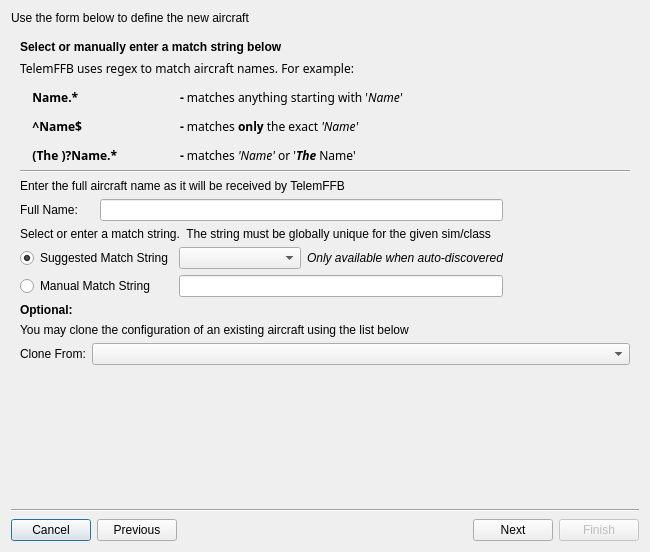
<?xml version="1.0" encoding="UTF-8"?>
<ui version="4.0">
 <class>NewAircraftWizard</class>
 <widget class="QDialog" name="NewAircraftWizard">
  <property name="geometry">
   <rect>
    <x>0</x>
    <y>0</y>
    <width>650</width>
    <height>552</height>
   </rect>
  </property>
  <property name="sizePolicy">
   <sizepolicy hsizetype="Preferred" vsizetype="Minimum">
    <horstretch>0</horstretch>
    <verstretch>0</verstretch>
   </sizepolicy>
  </property>
  <property name="windowTitle">
   <string>New Aircraft Wizard</string>
  </property>
  <layout class="QGridLayout" name="gridLayout">
   <item row="3" column="0">
    <layout class="QVBoxLayout" name="verticalLayout">
     <item>
      <widget class="Line" name="line_3">
       <property name="sizePolicy">
        <sizepolicy hsizetype="Minimum" vsizetype="Fixed">
         <horstretch>0</horstretch>
         <verstretch>0</verstretch>
        </sizepolicy>
       </property>
       <property name="minimumSize">
        <size>
         <width>0</width>
         <height>5</height>
        </size>
       </property>
       <property name="orientation">
        <enum>Qt::Horizontal</enum>
       </property>
      </widget>
     </item>
     <item>
      <layout class="QHBoxLayout" name="horizontalLayout_4">
       <item>
        <widget class="StyledButton" name="pb_cancel">
         <property name="sizePolicy">
          <sizepolicy hsizetype="Maximum" vsizetype="Fixed">
           <horstretch>0</horstretch>
           <verstretch>0</verstretch>
          </sizepolicy>
         </property>
         <property name="text">
          <string>Cancel</string>
         </property>
        </widget>
       </item>
       <item>
        <widget class="StyledButton" name="pb_previous">
         <property name="sizePolicy">
          <sizepolicy hsizetype="Maximum" vsizetype="Fixed">
           <horstretch>0</horstretch>
           <verstretch>0</verstretch>
          </sizepolicy>
         </property>
         <property name="text">
          <string>Previous</string>
         </property>
        </widget>
       </item>
       <item>
        <spacer name="horizontalSpacer">
         <property name="orientation">
          <enum>Qt::Horizontal</enum>
         </property>
         <property name="sizeHint" stdset="0">
          <size>
           <width>40</width>
           <height>20</height>
          </size>
         </property>
        </spacer>
       </item>
       <item>
        <widget class="StyledButton" name="pb_next">
         <property name="sizePolicy">
          <sizepolicy hsizetype="Maximum" vsizetype="Fixed">
           <horstretch>0</horstretch>
           <verstretch>0</verstretch>
          </sizepolicy>
         </property>
         <property name="text">
          <string>Next</string>
         </property>
        </widget>
       </item>
       <item>
        <widget class="StyledButton" name="pb_finish">
         <property name="enabled">
          <bool>false</bool>
         </property>
         <property name="sizePolicy">
          <sizepolicy hsizetype="Maximum" vsizetype="Fixed">
           <horstretch>0</horstretch>
           <verstretch>0</verstretch>
          </sizepolicy>
         </property>
         <property name="text">
          <string>Finish</string>
         </property>
        </widget>
       </item>
      </layout>
     </item>
    </layout>
   </item>
   <item row="0" column="0">
    <widget class="QLabel" name="label">
     <property name="sizePolicy">
      <sizepolicy hsizetype="MinimumExpanding" vsizetype="Preferred">
       <horstretch>0</horstretch>
       <verstretch>0</verstretch>
      </sizepolicy>
     </property>
     <property name="text">
      <string>&lt;html&gt;&lt;head/&gt;&lt;body&gt;&lt;p&gt;Use the form below to define the new aircraft&lt;/p&gt;&lt;/body&gt;&lt;/html&gt;</string>
     </property>
    </widget>
   </item>
   <item row="1" column="0">
    <widget class="QStackedWidget" name="stackedWidget">
     <property name="sizePolicy">
      <sizepolicy hsizetype="Preferred" vsizetype="Minimum">
       <horstretch>0</horstretch>
       <verstretch>0</verstretch>
      </sizepolicy>
     </property>
     <property name="minimumSize">
      <size>
       <width>475</width>
       <height>260</height>
      </size>
     </property>
     <property name="currentIndex">
      <number>2</number>
     </property>
     <widget class="QWidget" name="pg_sim">
      <layout class="QGridLayout" name="gridLayout_2">
       <item row="0" column="0" colspan="2">
        <widget class="QLabel" name="label_1">
         <property name="text">
          <string>&lt;html&gt;&lt;head/&gt;&lt;body&gt;&lt;p&gt;&lt;span style=&quot; font-weight:700;&quot;&gt;Select from the supported simulators below&lt;/span&gt;&lt;/p&gt;&lt;p&gt;Simulators that are not enabled in System Settings will not appear&lt;/p&gt;&lt;/body&gt;&lt;/html&gt;</string>
         </property>
        </widget>
       </item>
       <item row="1" column="0" colspan="2">
        <widget class="Line" name="line">
         <property name="orientation">
          <enum>Qt::Horizontal</enum>
         </property>
        </widget>
       </item>
       <item row="2" column="0" colspan="2">
        <layout class="QHBoxLayout" name="horizontalLayout">
         <item>
          <widget class="QLabel" name="label_4">
           <property name="sizePolicy">
            <sizepolicy hsizetype="Minimum" vsizetype="Preferred">
             <horstretch>0</horstretch>
             <verstretch>0</verstretch>
            </sizepolicy>
           </property>
           <property name="text">
            <string>Simulator:</string>
           </property>
          </widget>
         </item>
         <item>
          <widget class="QComboBox" name="cb_sim">
           <property name="sizePolicy">
            <sizepolicy hsizetype="Expanding" vsizetype="Fixed">
             <horstretch>0</horstretch>
             <verstretch>0</verstretch>
            </sizepolicy>
           </property>
          </widget>
         </item>
         <item>
          <spacer name="horizontalSpacer_2">
           <property name="orientation">
            <enum>Qt::Horizontal</enum>
           </property>
           <property name="sizeHint" stdset="0">
            <size>
             <width>27</width>
             <height>19</height>
            </size>
           </property>
          </spacer>
         </item>
        </layout>
       </item>
       <item row="4" column="0">
        <widget class="QLabel" name="label_6">
         <property name="sizePolicy">
          <sizepolicy hsizetype="MinimumExpanding" vsizetype="Preferred">
           <horstretch>0</horstretch>
           <verstretch>0</verstretch>
          </sizepolicy>
         </property>
         <property name="text">
          <string>&lt;html&gt;&lt;head/&gt;&lt;body&gt;&lt;p&gt;&lt;span style=&quot; font-weight:700;&quot;&gt;Note:&lt;/span&gt; It is possible to manually create a new aircraft profile using this wizard.&lt;/p&gt;&lt;p&gt;However, it is &lt;span style=&quot; font-style:italic;&quot;&gt;recommended&lt;/span&gt; to let TelemFFB auto-discover a new aircraft when you load it for the first time since it can be difficult to know the exact &amp;quot;name&amp;quot; that a given simulator/aircraft will present via the telemetry.&lt;/p&gt;&lt;p&gt;This wizard will pop when a new aircraft is detected, pre-populated with the simulator and detected aircraft name.&lt;/p&gt;&lt;/body&gt;&lt;/html&gt;</string>
         </property>
         <property name="wordWrap">
          <bool>true</bool>
         </property>
        </widget>
       </item>
       <item row="3" column="0">
        <spacer name="verticalSpacer">
         <property name="orientation">
          <enum>Qt::Vertical</enum>
         </property>
         <property name="sizeHint" stdset="0">
          <size>
           <width>20</width>
           <height>22</height>
          </size>
         </property>
        </spacer>
       </item>
      </layout>
     </widget>
     <widget class="QWidget" name="pg_class">
      <layout class="QGridLayout" name="gridLayout_3">
       <item row="0" column="0">
        <widget class="QLabel" name="lbl_class_page">
         <property name="text">
          <string>&lt;html&gt;&lt;head/&gt;&lt;body&gt;&lt;p&gt;&lt;span style=&quot; font-weight:700;&quot;&gt;Select the category for the aircraft from the list below&lt;/span&gt;&lt;/p&gt;&lt;p&gt;All supported aircraft types for &amp;lt;sim&amp;gt; are listed&lt;/p&gt;&lt;/body&gt;&lt;/html&gt;</string>
         </property>
        </widget>
       </item>
       <item row="1" column="0">
        <widget class="Line" name="line_4">
         <property name="orientation">
          <enum>Qt::Horizontal</enum>
         </property>
        </widget>
       </item>
       <item row="2" column="0">
        <layout class="QHBoxLayout" name="horizontalLayout_2">
         <item>
          <widget class="QLabel" name="label_5">
           <property name="sizePolicy">
            <sizepolicy hsizetype="Minimum" vsizetype="Preferred">
             <horstretch>0</horstretch>
             <verstretch>0</verstretch>
            </sizepolicy>
           </property>
           <property name="text">
            <string>Aircraft Type:</string>
           </property>
          </widget>
         </item>
         <item>
          <widget class="QComboBox" name="cb_class">
           <property name="sizePolicy">
            <sizepolicy hsizetype="Expanding" vsizetype="Fixed">
             <horstretch>0</horstretch>
             <verstretch>0</verstretch>
            </sizepolicy>
           </property>
          </widget>
         </item>
         <item>
          <widget class="QLabel" name="lbl_actype_discovery">
           <property name="text">
            <string>&lt;html&gt;&lt;head/&gt;&lt;body&gt;&lt;p&gt;&lt;span style=&quot; font-style:italic;&quot;&gt;Auto-Discovered&lt;/span&gt;&lt;/p&gt;&lt;/body&gt;&lt;/html&gt;</string>
           </property>
          </widget>
         </item>
         <item>
          <spacer name="horizontalSpacer_3">
           <property name="orientation">
            <enum>Qt::Horizontal</enum>
           </property>
           <property name="sizeHint" stdset="0">
            <size>
             <width>40</width>
             <height>20</height>
            </size>
           </property>
          </spacer>
         </item>
        </layout>
       </item>
       <item row="3" column="0">
        <spacer name="verticalSpacer_2">
         <property name="orientation">
          <enum>Qt::Vertical</enum>
         </property>
         <property name="sizeHint" stdset="0">
          <size>
           <width>20</width>
           <height>113</height>
          </size>
         </property>
        </spacer>
       </item>
      </layout>
     </widget>
     <widget class="QWidget" name="pg_model">
      <layout class="QGridLayout" name="gridLayout_6">
       <item row="0" column="0">
        <widget class="QLabel" name="label_3">
         <property name="text">
          <string>&lt;!DOCTYPE HTML PUBLIC &quot;-//W3C//DTD HTML 4.0//EN&quot; &quot;http://www.w3.org/TR/REC-html40/strict.dtd&quot;&gt;
&lt;html&gt;&lt;head&gt;&lt;meta name=&quot;qrichtext&quot; content=&quot;1&quot; /&gt;&lt;meta charset=&quot;utf-8&quot; /&gt;&lt;style type=&quot;text/css&quot;&gt;
p, li { white-space: pre-wrap; }
hr { height: 1px; border-width: 0; }
li.unchecked::marker { content: &quot;\2610&quot;; }
li.checked::marker { content: &quot;\2612&quot;; }
&lt;/style&gt;&lt;/head&gt;&lt;body style=&quot; font-family:'Segoe UI'; font-size:9pt; font-weight:400; font-style:normal;&quot;&gt;
&lt;p style=&quot; margin-top:12px; margin-bottom:12px; margin-left:0px; margin-right:0px; -qt-block-indent:0; text-indent:0px;&quot;&gt;&lt;span style=&quot; font-weight:700;&quot;&gt;Select or manually enter a match string below&lt;/span&gt;&lt;/p&gt;&lt;/body&gt;&lt;/html&gt;</string>
         </property>
        </widget>
       </item>
       <item row="4" column="1">
        <spacer name="verticalSpacer_3">
         <property name="orientation">
          <enum>Qt::Vertical</enum>
         </property>
         <property name="sizeHint" stdset="0">
          <size>
           <width>20</width>
           <height>10</height>
          </size>
         </property>
        </spacer>
       </item>
       <item row="1" column="0" colspan="2">
        <widget class="QLabel" name="label_7">
         <property name="font">
          <font>
           <family>Cascadia Mono</family>
          </font>
         </property>
         <property name="text">
          <string>&lt;!DOCTYPE HTML PUBLIC &quot;-//W3C//DTD HTML 4.0//EN&quot; &quot;http://www.w3.org/TR/REC-html40/strict.dtd&quot;&gt;
&lt;html&gt;&lt;head&gt;&lt;meta name=&quot;qrichtext&quot; content=&quot;1&quot; /&gt;&lt;meta charset=&quot;utf-8&quot; /&gt;&lt;style type=&quot;text/css&quot;&gt;
p, li { white-space: pre-wrap; }
hr { height: 1px; border-width: 0; }
li.unchecked::marker { content: &quot;\2610&quot;; }
li.checked::marker { content: &quot;\2612&quot;; }
&lt;/style&gt;&lt;/head&gt;&lt;body style=&quot; font-family:'Segoe UI'; font-size:9pt; font-weight:400; font-style:normal;&quot;&gt;
&lt;p style=&quot; margin-top:0px; margin-bottom:0px; margin-left:0px; margin-right:0px; -qt-block-indent:0; text-indent:0px;&quot;&gt;TelemFFB uses regex to match aircraft names. For example:&lt;/p&gt;
&lt;p style=&quot; margin-top:12px; margin-bottom:12px; margin-left:0px; margin-right:0px; -qt-block-indent:0; text-indent:0px;&quot;&gt;&lt;span style=&quot; font-weight:700;&quot;&gt;    Name.*		- &lt;/span&gt;matches anything starting with '&lt;span style=&quot; font-style:italic;&quot;&gt;Name'&lt;/span&gt;&lt;/p&gt;
&lt;p style=&quot; margin-top:12px; margin-bottom:12px; margin-left:0px; margin-right:0px; -qt-block-indent:0; text-indent:0px;&quot;&gt;&lt;span style=&quot; font-weight:700;&quot;&gt;    ^Name$		- &lt;/span&gt;matches &lt;span style=&quot; font-weight:700;&quot;&gt;only&lt;/span&gt; the exact &lt;span style=&quot; font-style:italic;&quot;&gt;'Name'&lt;/span&gt;&lt;/p&gt;
&lt;p style=&quot; margin-top:12px; margin-bottom:12px; margin-left:0px; margin-right:0px; -qt-block-indent:0; text-indent:0px;&quot;&gt;&lt;span style=&quot; font-weight:700;&quot;&gt;    (The )?Name.*	- &lt;/span&gt;matches &lt;span style=&quot; font-style:italic;&quot;&gt;'Name'&lt;/span&gt; or '&lt;span style=&quot; font-weight:700; font-style:italic;&quot;&gt;The&lt;/span&gt; Name'&lt;/p&gt;&lt;/body&gt;&lt;/html&gt;</string>
         </property>
        </widget>
       </item>
       <item row="3" column="0" colspan="2">
        <layout class="QVBoxLayout" name="verticalLayout_2">
         <item>
          <layout class="QGridLayout" name="gridLayout_5">
           <item row="0" column="0" colspan="4">
            <widget class="QLabel" name="lbl_manualname">
             <property name="text">
              <string>Enter the full aircraft name as it will be received by TelemFFB</string>
             </property>
            </widget>
           </item>
           <item row="1" column="0">
            <widget class="QLabel" name="lbl_manual_edit">
             <property name="text">
              <string>Full Name:</string>
             </property>
            </widget>
           </item>
           <item row="1" column="4">
            <spacer name="horizontalSpacer_6">
             <property name="orientation">
              <enum>Qt::Horizontal</enum>
             </property>
             <property name="sizeHint" stdset="0">
              <size>
               <width>40</width>
               <height>20</height>
              </size>
             </property>
            </spacer>
           </item>
           <item row="2" column="0" colspan="5">
            <widget class="QLabel" name="label_11">
             <property name="text">
              <string>Select or enter a match string.  The string must be globally unique for the given sim/class</string>
             </property>
             <property name="wordWrap">
              <bool>true</bool>
             </property>
            </widget>
           </item>
           <item row="3" column="0" colspan="2">
            <widget class="QRadioButton" name="rb_suggested">
             <property name="sizePolicy">
              <sizepolicy hsizetype="Maximum" vsizetype="Fixed">
               <horstretch>0</horstretch>
               <verstretch>0</verstretch>
              </sizepolicy>
             </property>
             <property name="text">
              <string>Suggested Match String</string>
             </property>
             <property name="checked">
              <bool>true</bool>
             </property>
             <attribute name="buttonGroup">
              <string notr="true">bg_matchString</string>
             </attribute>
            </widget>
           </item>
           <item row="3" column="2">
            <widget class="QComboBox" name="cb_suggested">
             <property name="sizePolicy">
              <sizepolicy hsizetype="Expanding" vsizetype="Fixed">
               <horstretch>0</horstretch>
               <verstretch>0</verstretch>
              </sizepolicy>
             </property>
            </widget>
           </item>
           <item row="3" column="3">
            <widget class="QLabel" name="lbl_autodiscovery">
             <property name="text">
              <string>&lt;html&gt;&lt;head/&gt;&lt;body&gt;&lt;p&gt;&lt;span style=&quot; font-style:italic;&quot;&gt;Only available when auto-discovered&lt;/span&gt;&lt;/p&gt;&lt;/body&gt;&lt;/html&gt;</string>
             </property>
            </widget>
           </item>
           <item row="3" column="4">
            <spacer name="horizontalSpacer_4">
             <property name="orientation">
              <enum>Qt::Horizontal</enum>
             </property>
             <property name="sizeHint" stdset="0">
              <size>
               <width>40</width>
               <height>20</height>
              </size>
             </property>
            </spacer>
           </item>
           <item row="4" column="0" colspan="2">
            <widget class="QRadioButton" name="rb_manual">
             <property name="sizePolicy">
              <sizepolicy hsizetype="Maximum" vsizetype="Fixed">
               <horstretch>0</horstretch>
               <verstretch>0</verstretch>
              </sizepolicy>
             </property>
             <property name="text">
              <string>Manual Match String</string>
             </property>
             <attribute name="buttonGroup">
              <string notr="true">bg_matchString</string>
             </attribute>
            </widget>
           </item>
           <item row="4" column="2" colspan="2">
            <widget class="QLineEdit" name="tb_manual_match_string"/>
           </item>
           <item row="1" column="1" colspan="3">
            <widget class="QLineEdit" name="tb_manual_full_name"/>
           </item>
          </layout>
         </item>
         <item>
          <layout class="QGridLayout" name="gridLayout_4">
           <item row="1" column="0">
            <widget class="QLabel" name="lbl_clone">
             <property name="text">
              <string>&lt;html&gt;&lt;head/&gt;&lt;body&gt;&lt;p&gt;You may clone the configuration of an existing aircraft using the list below&lt;/p&gt;&lt;/body&gt;&lt;/html&gt;</string>
             </property>
            </widget>
           </item>
           <item row="0" column="0">
            <widget class="QLabel" name="lbl_optional">
             <property name="text">
              <string>&lt;html&gt;&lt;head/&gt;&lt;body&gt;&lt;p&gt;&lt;span style=&quot; font-weight:700;&quot;&gt;Optional:&lt;/span&gt;&lt;/p&gt;&lt;/body&gt;&lt;/html&gt;</string>
             </property>
            </widget>
           </item>
           <item row="2" column="0">
            <layout class="QHBoxLayout" name="horizontalLayout_3">
             <item>
              <widget class="QLabel" name="label_8">
               <property name="text">
                <string>Clone From:</string>
               </property>
              </widget>
             </item>
             <item>
              <widget class="QComboBox" name="cb_clone">
               <property name="sizePolicy">
                <sizepolicy hsizetype="Expanding" vsizetype="Fixed">
                 <horstretch>0</horstretch>
                 <verstretch>0</verstretch>
                </sizepolicy>
               </property>
              </widget>
             </item>
            </layout>
           </item>
          </layout>
         </item>
        </layout>
       </item>
       <item row="2" column="0" colspan="2">
        <widget class="Line" name="line_2">
         <property name="orientation">
          <enum>Qt::Horizontal</enum>
         </property>
        </widget>
       </item>
      </layout>
     </widget>
     <widget class="QWidget" name="pg_profile">
      <layout class="QGridLayout" name="gridLayout_7">
       <item row="0" column="0">
        <widget class="QLabel" name="label_2">
         <property name="text">
          <string>&lt;html&gt;&lt;head/&gt;&lt;body&gt;&lt;p&gt;&lt;span style=&quot; font-weight:700;&quot;&gt;Profile Name&lt;/span&gt;&lt;/p&gt;&lt;/body&gt;&lt;/html&gt;</string>
         </property>
        </widget>
       </item>
       <item row="1" column="0" colspan="2">
        <widget class="QLabel" name="label_9">
         <property name="text">
          <string>&lt;html&gt;&lt;head/&gt;&lt;body&gt;&lt;p&gt;Enter a name for the profile.  The profile name must be globally unique for the sim/class/match string.&lt;/p&gt;&lt;/body&gt;&lt;/html&gt;</string>
         </property>
         <property name="wordWrap">
          <bool>true</bool>
         </property>
        </widget>
       </item>
       <item row="2" column="0" colspan="2">
        <widget class="Line" name="line_5">
         <property name="orientation">
          <enum>Qt::Horizontal</enum>
         </property>
        </widget>
       </item>
       <item row="3" column="0">
        <layout class="QHBoxLayout" name="horizontalLayout_5">
         <item>
          <widget class="QLabel" name="label_10">
           <property name="text">
            <string>Profile Name:</string>
           </property>
          </widget>
         </item>
         <item>
          <widget class="QLineEdit" name="tb_profileName">
           <property name="text">
            <string>Auto User</string>
           </property>
          </widget>
         </item>
        </layout>
       </item>
       <item row="4" column="0">
        <widget class="QLabel" name="lbl_profileNameError">
         <property name="text">
          <string>Error Label</string>
         </property>
        </widget>
       </item>
       <item row="5" column="1">
        <spacer name="verticalSpacer_4">
         <property name="orientation">
          <enum>Qt::Vertical</enum>
         </property>
         <property name="sizeHint" stdset="0">
          <size>
           <width>20</width>
           <height>328</height>
          </size>
         </property>
        </spacer>
       </item>
      </layout>
     </widget>
    </widget>
   </item>
  </layout>
 </widget>
 <customwidgets>
  <customwidget>
   <class>StyledButton</class>
   <extends>QPushButton</extends>
   <header location="global">telemffb.custom_widgets.h</header>
  </customwidget>
 </customwidgets>
 <resources/>
 <connections/>
 <buttongroups>
  <buttongroup name="bg_matchString"/>
 </buttongroups>
</ui>
